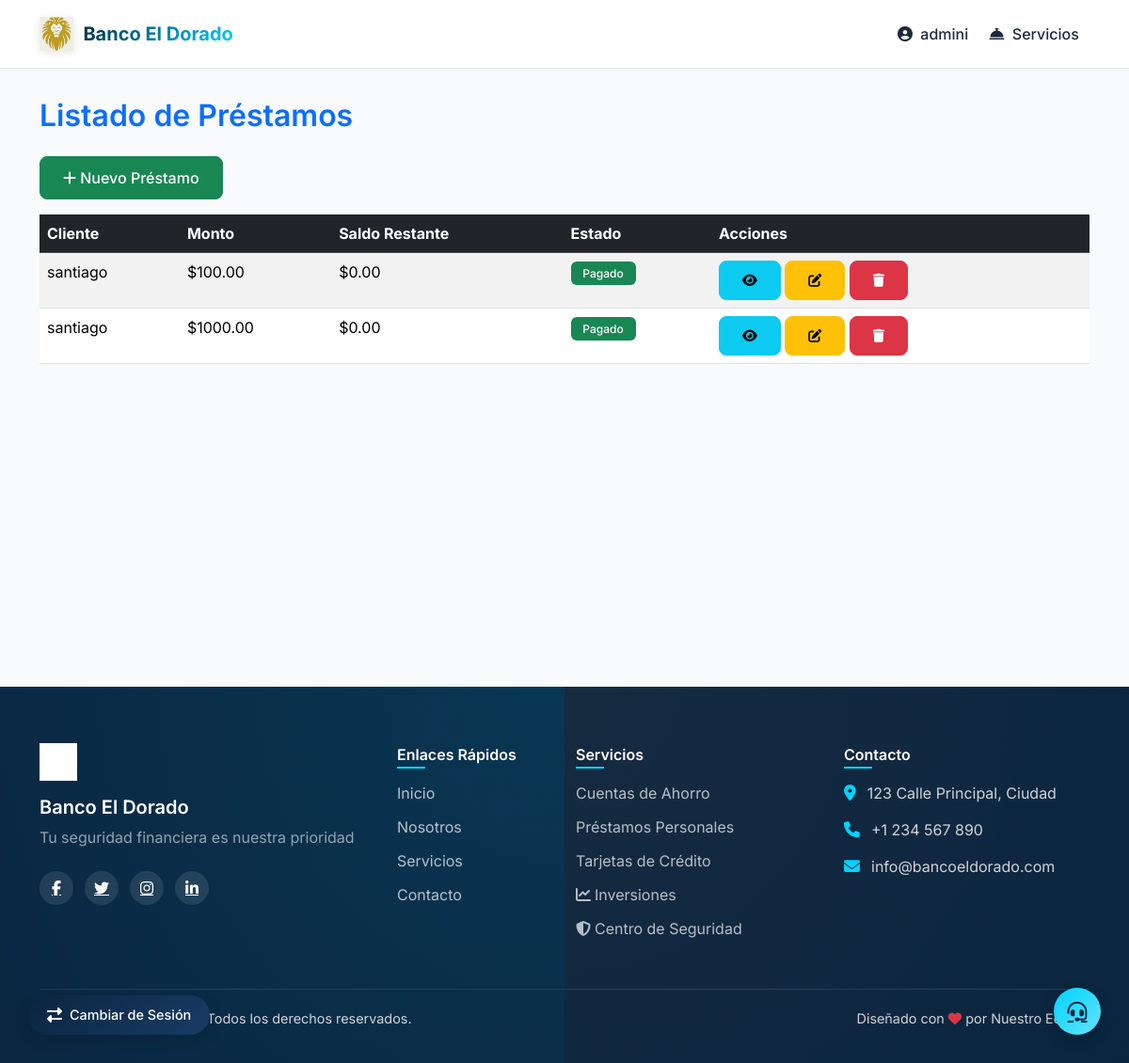
/loans/ (signed in), run on the app's committed database.
### blog/models.py (models this page shows, shortened)
class Loan(models.Model):
    client = models.ForeignKey(Client, on_delete=models.CASCADE)
    amount = models.DecimalField(max_digits=10, decimal_places=2, default=0)
    interest_rate = models.DecimalField(max_digits=5, decimal_places=2, default=0)
    repayment_term = models.IntegerField(
        help_text="Número de meses para el reembolso",
        default=12
    )
    start_date = models.DateField(
        default=timezone.now,
        help_text="Fecha de inicio del préstamo"
    )
    status = models.CharField(
        max_length=20,
        default='PENDING',
        choices=[
            ('PENDING', 'Pendiente'),
            ('ACTIVE', 'Activo'),
            ('PAID', 'Pagado'),
            ('DEFAULTED', 'Incumplido')
        ]
    )
    remaining_balance = models.DecimalField(
        max_digits=10,
        decimal_places=2,
        default=0
    )
    next_payment_date = models.DateField(
        null=True,
        blank=True
    )
    monthly_payment = models.DecimalField(
        max_digits=10,
        decimal_places=2,
        default=0
    )

class Client(models.Model):
    class Status(models.TextChoices):
        OWE = 'O', 'OWE'
        NODEBT = 'ND', 'NODEBT'
    cardId = models.CharField(max_length= 10, null= True, blank = True)
    name = models.CharField(max_length=100)
    image = models.ImageField(upload_to='client_photos/', blank=True, null=True)
    imageSave = models.ImageField(upload_to='client_photos/', blank=True, null=True)
    email = models.EmailField()
    phone_number = models.CharField(max_length=15)
    address = models.CharField(max_length=200)
    created_at = models.DateTimeField(auto_now_add=True)
    updated_at = models.DateTimeField(auto_now=True)
    status = models.CharField(max_length=2,
                              choices=Status.choices,
                              default=Status.NODEBT)
    class Meta:
        ordering = ['-created_at']
        indexes = [
            models.Index(fields=['-created_at']),
        ]

### blog/views.py (the view)
# urls.py: path('loans/', views.loan_list, name='loan_list'),
@login_required
def loan_list(request):
    loans = Loan.objects.all().select_related('client')
    return render(request, 'loan/loan_list.html', {'loans': loans})

### blog/templates/loan/loan_list.html
{% extends "base.html" %}
{% block content %}
<div class="container py-4">
    <h2 class="mb-4 text-primary">Listado de Préstamos</h2>
    <a href="{% url 'blog:loan_create' %}" class="btn btn-success mb-3">
        <i class="fas fa-plus"></i> Nuevo Préstamo
    </a>
    <div class="table-responsive">
        <table class="table table-striped table-hover">
            <thead class="table-dark">
                <tr>
                    <th>Cliente</th>
                    <th>Monto</th>
                    <th>Saldo Restante</th>
                    <th>Estado</th>
                    <th>Acciones</th>
                </tr>
            </thead>
            <tbody>
                {% for loan in loans %}
                <tr>
                    <td>{{ loan.client.name }}</td>
                    <td>${{ loan.amount }}</td>
                    <td>${{ loan.remaining_balance }}</td>
                    <td>
                        <span class="badge {% if loan.status == 'PAID' %}bg-success
                                         {% elif loan.status == 'PENDING' %}bg-warning
                                         {% else %}bg-primary{% endif %}">
                            {{ loan.get_status_display }}
                        </span>
                    </td>
                    <td>
                        <a href="{% url 'blog:loan_detail' loan.id %}" class="btn btn-info btn-sm">
                            <i class="fas fa-eye"></i>
                        </a>
                        <a href="{% url 'blog:loan_update' loan.id %}" class="btn btn-warning btn-sm">
                            <i class="fas fa-edit"></i>
                        </a>
                        <a href="{% url 'blog:loan_delete' loan.id %}" class="btn btn-danger btn-sm">
                            <i class="fas fa-trash"></i>
                        </a>
                    </td>
                </tr>
                {% empty %}
                <tr>
                    <td colspan="5" class="text-center">No hay préstamos registrados.</td>
                </tr>
                {% endfor %}
            </tbody>
        </table>
    </div>
</div>
{% endblock %}

### templates/base.html (shortened to what this page needs)
{% load static %}
<!DOCTYPE html>
<html lang="es">
<head>
    <link href="https://cdn.jsdelivr.net/npm/bootstrap@5.3.2/dist/css/bootstrap.min.css" rel="stylesheet">
    <link href="https://cdnjs.cloudflare.com/ajax/libs/font-awesome/6.5.1/css/all.min.css" rel="stylesheet">
</head>
<body>
    <nav class="navbar navbar-expand-lg fixed-top" id="mainNav">
        <div class="container">
            <a class="navbar-brand" href="{% url 'blog:home' %}">
                <img src="{% static 'images/logo.png' %}" alt="Logo" class="navbar-logo">
                <span class="text-gradient fw-bold">Banco El Dorado</span>
            </a>
            <div class="collapse navbar-collapse" id="navbarNav">
                <ul class="navbar-nav ms-auto">
                    {% if user.is_authenticated %}
                        <li class="nav-item dropdown">
                            <a class="nav-link" href="#" id="userDropdown" role="button" data-bs-toggle="dropdown">
                                <i class="fas fa-user-circle me-1"></i> {{ user.username }}
                            </a>
                        </li>
                    {% endif %}
                    <li class="nav-item dropdown">
                        <a class="nav-link" href="#" id="servicesDropdown" role="button" data-bs-toggle="dropdown">
                            <i class="fas fa-concierge-bell me-1"></i> Servicios
                        </a>
                    </li>
                </ul>
            </div>
        </div>
    </nav>
    <main class="main-content">
        {% block content %}{% endblock %}
    </main>
    <footer class="footer">
        <div class="container">
            <div class="row">
                <div class="col-lg-4">
                    <div class="footer-brand">
                        <img src="{% static 'images/logo.png' %}" alt="Logo" class="footer-logo">
                        <h5>Banco El Dorado</h5>
                        <p>Tu seguridad financiera es nuestra prioridad</p>
                    </div>
                    <div class="social-links">
                        <a href="#" class="social-link"><i class="fab fa-facebook-f"></i></a>
                        <a href="#" class="social-link"><i class="fab fa-twitter"></i></a>
                        <a href="#" class="social-link"><i class="fab fa-instagram"></i></a>
                        <a href="#" class="social-link"><i class="fab fa-linkedin-in"></i></a>
                    </div>
                </div>
                <div class="col-lg-2">
                    <h6>Enlaces Rápidos</h6>
                    <ul class="footer-links">
                        <li><a href="{% url 'blog:home' %}">Inicio</a></li>
                        <li><a href="#">Nosotros</a></li>
                        <li><a href="#">Servicios</a></li>
                        <li><a href="#">Contacto</a></li>
                    </ul>
                </div>
                <div class="col-lg-3">
                    <h6>Servicios</h6>
                    <ul class="footer-links">
                        <li><a href="#">Cuentas de Ahorro</a></li>
                        <li><a href="#">Préstamos Personales</a></li>
                        <li><a href="#">Tarjetas de Crédito</a></li>
                        <li><a href="{% url 'blog:inversiones' %}"><i class="fas fa-chart-line me-1"></i>Inversiones</a></li>
                        <li><a href="{% url 'blog:seguridad' %}"><i class="fas fa-shield-alt me-1"></i>Centro de Seguridad</a></li>
                    </ul>
                </div>
                <div class="col-lg-3">
                    <h6>Contacto</h6>
                    <ul class="footer-contact">
                        <li>
                            <i class="fas fa-map-marker-alt"></i>
                            <span>123 Calle Principal, Ciudad</span>
                        </li>
                        <li>
                            <i class="fas fa-phone"></i>
                            <span>+1 234 567 890</span>
                        </li>
                        <li>
                            <i class="fas fa-envelope"></i>
                            <span>info@bancoeldorado.com</span>
                        </li>
                    </ul>
                </div>
            </div>
            <div class="footer-bottom">
                <div class="row">
                    <div class="col-md-6">
                        <p>&copy; {% now "Y" %} Banco El Dorado. Todos los derechos reservados.</p>
                    </div>
                    <div class="col-md-6 text-end">
                        <p>Diseñado con <i class="fas fa-heart text-danger"></i> por Nuestro Equipo</p>
                    </div>
                </div>
            </div>
        </div>
    </footer>
    <a href="https://www.userlike.com/umc/#/inbox/81431049" target="_blank" rel="noopener noreferrer" class="floating-btn help-btn">
        <i class="fas fa-headset"></i>
    </a>
    {% if user.is_authenticated %}
    <a href="{% url 'blog:login' %}" class="floating-btn role-switch">
        <i class="fas fa-exchange-alt"></i>
        <span>Cambiar de Sesión</span>
    </a>
    {% endif %}
</body>
</html>

### data on the page
Loan: client.name "santiago", amount "100.00", remaining_balance "0.00", status "Pagado"
Loan: client.name "santiago", amount "1000.00", remaining_balance "0.00", status "Pagado"

### other printed values
{{ user.username }} "admini"
